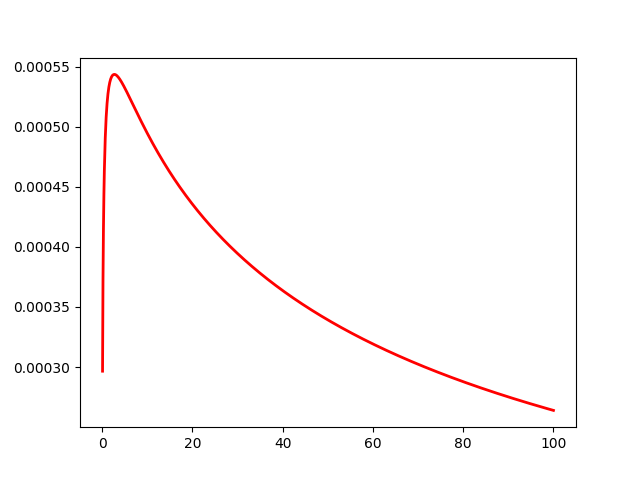

Python code for this plot:
import numpy as np
import matplotlib.pyplot as plt

mu = 10
sigma = 3
s = np.random.lognormal(mu, sigma, 1000)
x = np.linspace(0, 100, 1000)
pdf = (np.exp(-(np.log(x) - mu)**2 / (2*sigma**2))/ (x * sigma * np.sqrt(2 * np.pi)))
plt.plot(x, pdf, linewidth=2, color='r')
plt.axis('tight')
plt.show()
